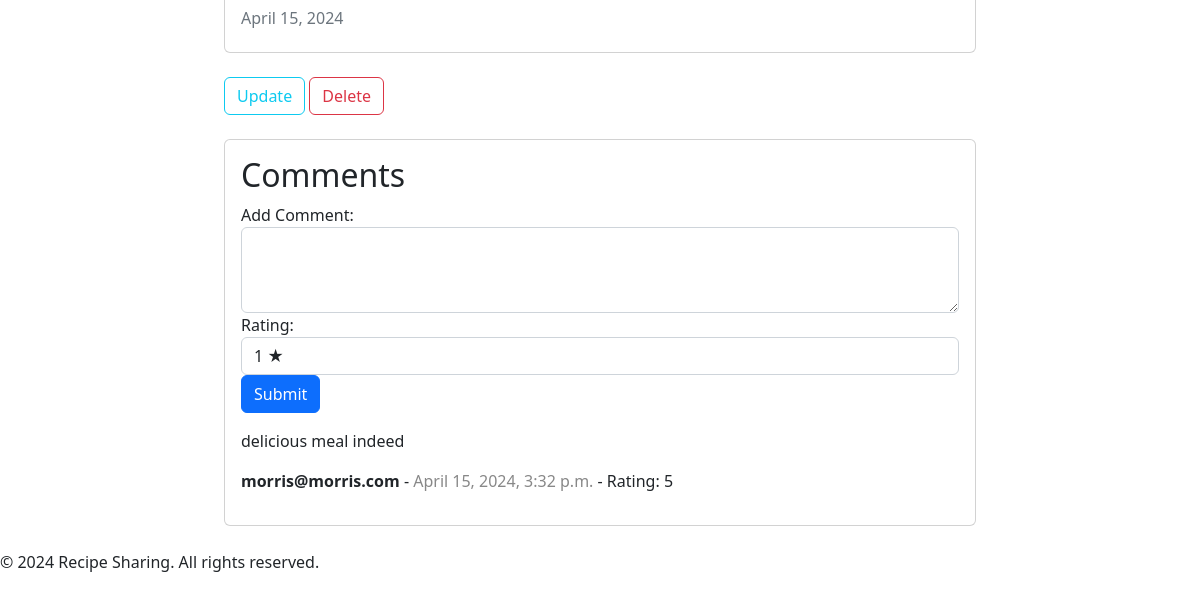
/recipe/80 (signed in, lower part), run on an earlier commit of the app's database.
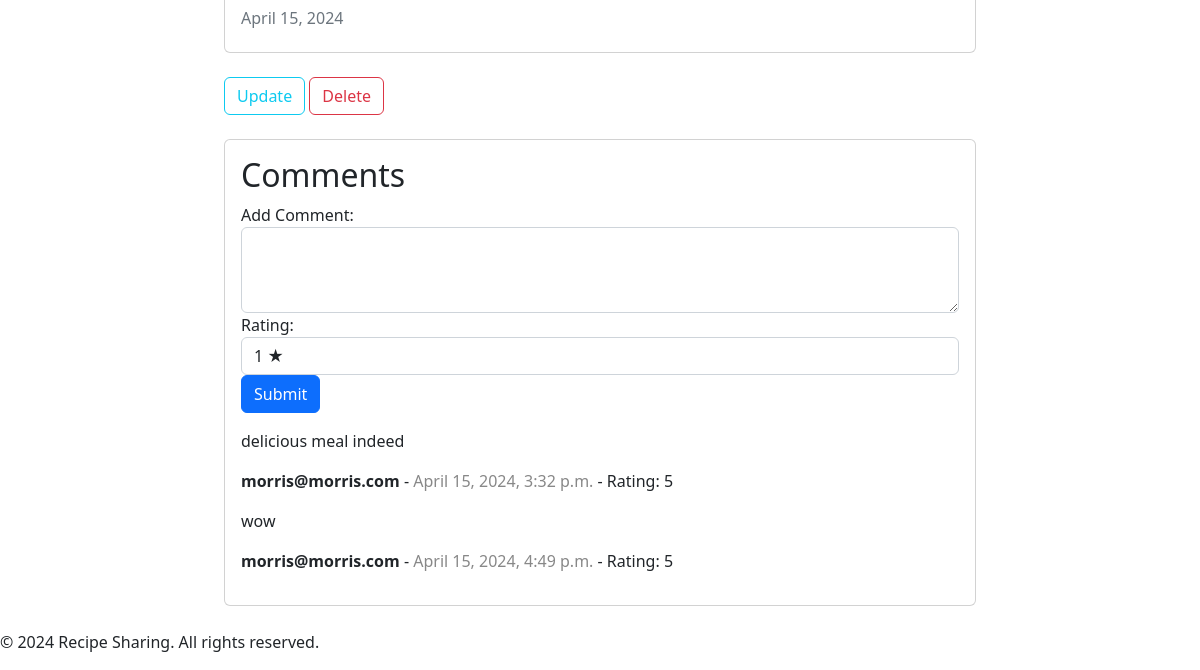
And on a later commit of the database.
### recipe/models.py (models this page shows, shortened)
class Comment(models.Model):
    recipe = models.ForeignKey(Recipe, on_delete=models.CASCADE, related_name='comments')
    author = models.ForeignKey(User, on_delete=models.CASCADE)
    text = models.TextField()
    created_at = models.DateTimeField(auto_now_add=True)
    rating = models.IntegerField(default=0, choices=((1, '1 Star'), (2, '2 Stars'), (3, '3 Stars'), (4, '4 Stars'), (5, '5 Stars')))

### recipe/views.py (the view)
# urls.py: path('recipe/<int:pk>', views.RecipeDetailView.as_view(), name="detail"),
class RecipeDetailView(LoginRequiredMixin, DetailView):
    model = models.Recipe
    template_name = 'recipe_detail.html'
    def get_context_data(self, **kwargs):
        context = super().get_context_data(**kwargs)
        context['user'] = self.request.user
        context['default_image_url'] = settings.STATIC_URL + 'images/nr-logo.png'  # URL dell'immagine di default
        return context

### templates/recipe_detail.html (shortened to what this page needs)
{% extends "base.html" %}
{% load static %}
{% block content %}
<div class="container">
    <div class="card my-4">
        <div class="card-body">
            <h6 class="card-subtitle mb-2 text-muted">
                {{ object.updated_at|date:"F d, Y" }}
            </h6>
        </div>
    </div>
    {% if object.author == user or user.is_staff %}
    <div class="col-4">
        <a class="btn btn-outline-info" href="{% url 'update' object.id %}">Update</a>
        <a class="btn btn-outline-danger" href="{% url 'delete' object.id %}">Delete</a>
    </div>
    {% endif %}
<div class="card my-4">
    <div class="card-body">
        <h2>Comments</h2>
        <form method="post" action="{% url 'add_comment' object.id %}">
            <div class="form-group">
                <label for="comment">Add Comment:</label>
                <textarea name="text" class="form-control" rows="3"></textarea>
            </div>
            <div class="form-group">
                <label for="rating">Rating:</label>
                <select name="rating" class="form-control">
                    <option value="1">1 &#9733;</option>
                </select>
            </div>
            <button type="submit" class="btn btn-primary">Submit</button>
        </form>
        <ul class="list-unstyled mt-3">
            {% for comment in object.comments.all %}
                <li>
                    <p>{{ comment.text }}</p>
                    <p><strong>{{ comment.author }}</strong> - <span style="color: #888;">{{ comment.created_at|date:"F d, Y, P" }}</span> - Rating: {{ comment.rating }}</p>
                </li>
            {% endfor %}
        </ul>
    </div>
</div>
</div>
{% endblock content %}

What changed in the data, as far as the page shows it:
added Comment: text "wow", author "morris@morris.com", created_at "April 15, 2024, 4:49 p.m.", rating "5"
